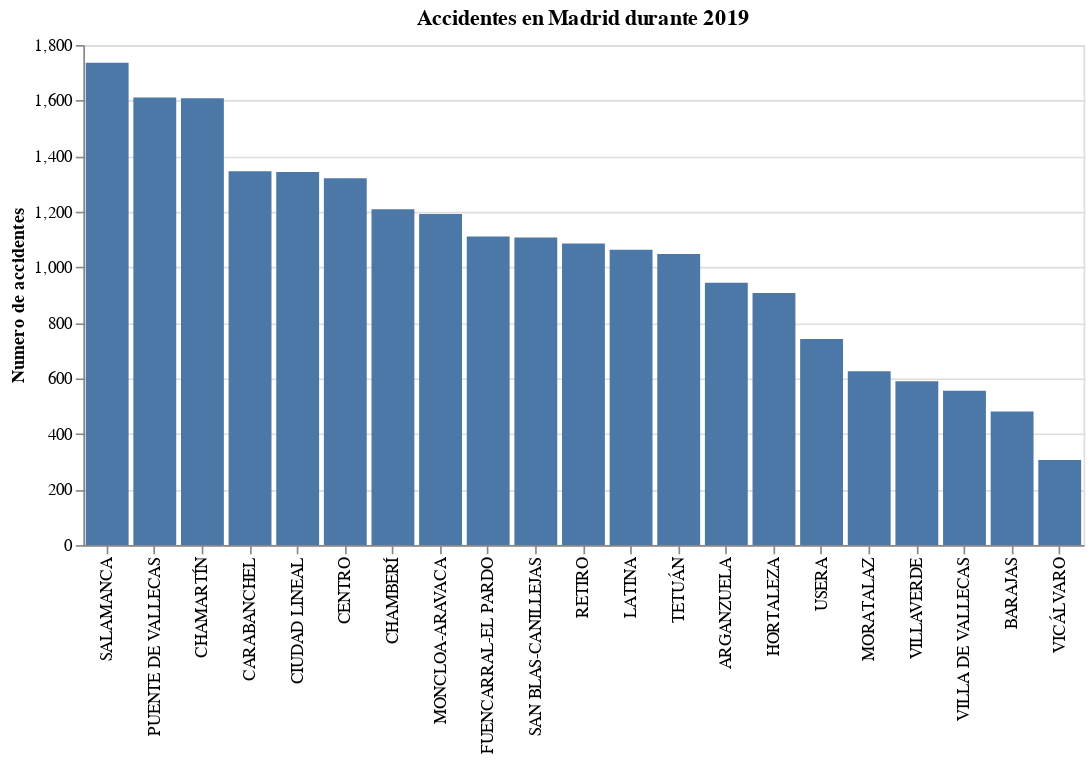

Notebook cell for this chart:
### Code cell
# Accidentados por distrito
# Generamos los datos de la siguiente manera: agrupamos por distrito, seleccionamos el campo "Nº Expediente",
# contamos el número de registros únicos (para contar accidentes, no personas accidentadas) y reseteamos el índice 
# Luego mostramos los datos en un gráfico de barras sencillo (ordenando la coordenada X, o sea, los distritos,
# en sentido inverso al valor de la coordenada Y, o sea, el número de accidentes)

data = accidentes.groupby(['Distrito'])['Nº Expediente'].nunique().reset_index()

alt.Chart(data, width=600, height=300, title='Accidentes en Madrid durante 2019').mark_bar().encode(
    x = alt.X('Distrito:N', sort = '-y', title = None),
    y = alt.Y('sum(Nº Expediente):Q', title = 'Numero de accidentes'))

### Figure 1 — Vega-Lite specification as saved in the notebook (floating-point values rounded to 4 significant figures)
{"config": {"view": {"continuousWidth": 400, "continuousHeight": 300}}, "data": {"name": "data-118b85019255d845db0a5dd2352cb33b"}, "mark": "bar", "encoding": {"x": {"type": "nominal", "field": "Distrito", "sort": "-y", "title": null}, "y": {"type": "quantitative", "aggregate": "sum", "field": "Nº Expediente", "title": "Numero de accidentes"}}, "height": 300, "title": "Accidentes en Madrid durante 2019", "width": 600, "$schema": "https://vega.github.io/schema/vega-lite/v4.0.2.json", "datasets": {"data-118b85019255d845db0a5dd2352cb33b": [{"Distrito": "ARGANZUELA", "Nº Expediente": 944}, {"Distrito": "BARAJAS", "Nº Expediente": 481}, {"Distrito": "CARABANCHEL", "Nº Expediente": 1346}, {"Distrito": "CENTRO", "Nº Expediente": 1320}, {"Distrito": "CHAMARTÍN", "Nº Expediente": 1608}, {"Distrito": "CHAMBERÍ", "Nº Expediente": 1209}, {"Distrito": "CIUDAD LINEAL", "Nº Expediente": 1343}, {"Distrito": "FUENCARRAL-EL PARDO", "Nº Expediente": 1111}, {"Distrito": "HORTALEZA", "Nº Expediente": 907}, {"Distrito": "LATINA", "Nº Expediente": 1063}, {"Distrito": "MONCLOA-ARAVACA", "Nº Expediente": 1192}, {"Distrito": "MORATALAZ", "Nº Expediente": 626}, {"Distrito": "PUENTE DE VALLECAS", "Nº Expediente": 1611}, {"Distrito": "RETIRO", "Nº Expediente": 1086}, {"Distrito": "SALAMANCA", "Nº Expediente": 1736}, {"Distrito": "SAN BLAS-CANILLEJAS", "Nº Expediente": 1107}, {"Distrito": "TETUÁN", "Nº Expediente": 1048}, {"Distrito": "USERA", "Nº Expediente": 742}, {"Distrito": "VICÁLVARO", "Nº Expediente": 306}, {"Distrito": "VILLA DE VALLECAS", "Nº Expediente": 556}, {"Distrito": "VILLAVERDE", "Nº Expediente": 590}]}}
